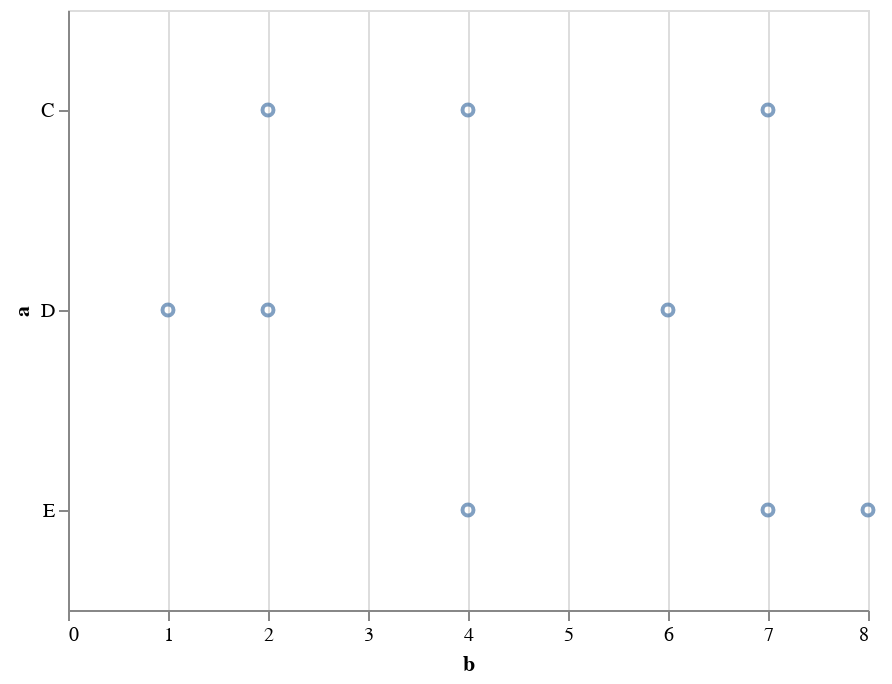

Notebook source saved alongside this figure:
### Markdown cell above
The visualization can be made more interesting by adding another channel to the encoding: let's encode column `b` as the `x` position:

### Code cell
alt.Chart(data).mark_point().encode(
    y='a',
    x='b'
)

### Figure 1 — Vega-Lite specification as saved in the notebook (floating-point values rounded to 4 significant figures)
{"$schema": "https://vega.github.io/schema/vega-lite/v3.4.0.json", "config": {"mark": {"tooltip": null}, "view": {"height": 300, "width": 400}}, "data": {"name": "data-347f1284ea3247c0f55cb966abbdd2d8"}, "datasets": {"data-347f1284ea3247c0f55cb966abbdd2d8": [{"a": "C", "b": 2}, {"a": "C", "b": 7}, {"a": "C", "b": 4}, {"a": "D", "b": 1}, {"a": "D", "b": 2}, {"a": "D", "b": 6}, {"a": "E", "b": 8}, {"a": "E", "b": 4}, {"a": "E", "b": 7}]}, "encoding": {"x": {"field": "b", "type": "quantitative"}, "y": {"field": "a", "type": "nominal"}}, "mark": "point"}
